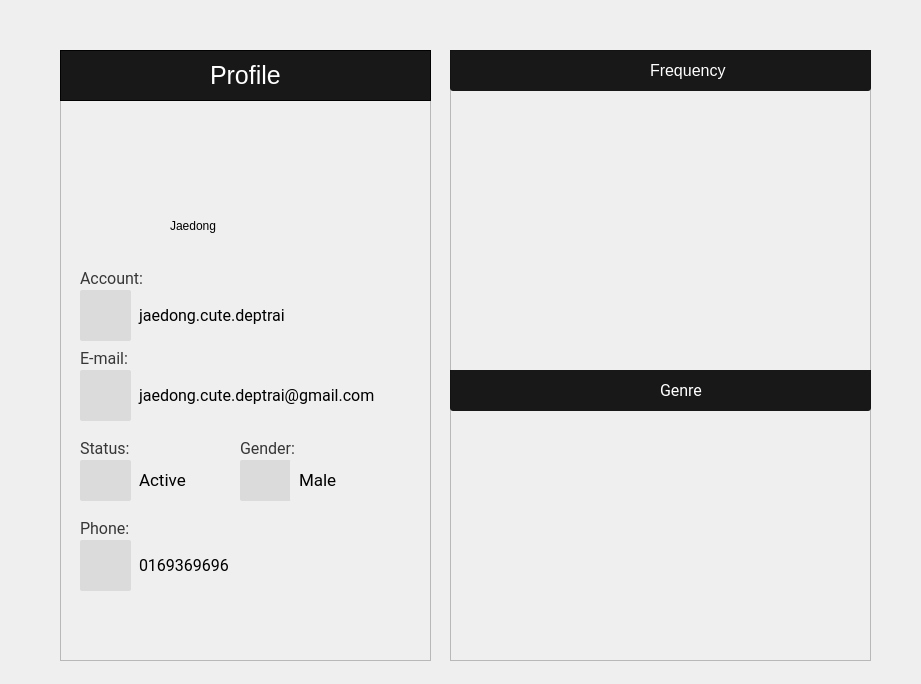
<?xml version="1.0" encoding="UTF-8"?>
<ui version="4.0">
 <class>AccountStatistic</class>
 <widget class="QDialog" name="AccountStatistic">
  <property name="geometry">
   <rect>
    <x>0</x>
    <y>0</y>
    <width>921</width>
    <height>684</height>
   </rect>
  </property>
  <property name="windowTitle">
   <string>Dialog</string>
  </property>
  <property name="styleSheet">
   <string notr="true">
QDialog:
{
background-image: url(:/appscreen/Resources/appscreen/flat2 - Copy.png);
font: 25 8pt &quot;Ubuntu Light&quot;;
}</string>
  </property>
  <widget class="QFrame" name="frame">
   <property name="geometry">
    <rect>
     <x>60</x>
     <y>50</y>
     <width>371</width>
     <height>611</height>
    </rect>
   </property>
   <property name="styleSheet">
    <string notr="true">background-color: rgba(250, 250, 250, 0.5);
border-radius: 3px;
QLabel:

{
font-size:16px;
font-family:Roboto
}</string>
   </property>
   <property name="frameShape">
    <enum>QFrame::StyledPanel</enum>
   </property>
   <property name="frameShadow">
    <enum>QFrame::Raised</enum>
   </property>
   <widget class="QLabel" name="label_3">
    <property name="geometry">
     <rect>
      <x>20</x>
      <y>220</y>
      <width>71</width>
      <height>16</height>
     </rect>
    </property>
    <property name="styleSheet">
     <string notr="true">font-size: 16px;
font-family:Roboto;
background-color: transparent;
color:rgb(55,55,55)</string>
    </property>
    <property name="text">
     <string>Account:</string>
    </property>
   </widget>
   <widget class="QLabel" name="label_5">
    <property name="geometry">
     <rect>
      <x>20</x>
      <y>300</y>
      <width>71</width>
      <height>16</height>
     </rect>
    </property>
    <property name="styleSheet">
     <string notr="true">font-size: 16px;
font-family:Roboto;
background-color: transparent;
color:rgb(55,55,55)</string>
    </property>
    <property name="text">
     <string>E-mail:</string>
    </property>
   </widget>
   <widget class="QLabel" name="label_7">
    <property name="geometry">
     <rect>
      <x>20</x>
      <y>390</y>
      <width>71</width>
      <height>16</height>
     </rect>
    </property>
    <property name="styleSheet">
     <string notr="true">font-size: 16px;
font-family:Roboto;
background-color: transparent;
color:rgb(55,55,55)</string>
    </property>
    <property name="text">
     <string>Status:</string>
    </property>
   </widget>
   <widget class="QLabel" name="account">
    <property name="geometry">
     <rect>
      <x>70</x>
      <y>240</y>
      <width>271</width>
      <height>51</height>
     </rect>
    </property>
    <property name="styleSheet">
     <string notr="true">background-color: rgb(239, 239, 239);
border: 0;
text-indent: 10px;
border-radius: 2px;
font-family:Roboto;
font-size:16px;
padding:5px;
</string>
    </property>
    <property name="text">
     <string>jaedong.cute.deptrai</string>
    </property>
   </widget>
   <widget class="QLabel" name="email">
    <property name="geometry">
     <rect>
      <x>70</x>
      <y>320</y>
      <width>271</width>
      <height>51</height>
     </rect>
    </property>
    <property name="styleSheet">
     <string notr="true">background-color: rgb(239, 239, 239);
border: 0;
text-indent: 10px;
border-radius: 2px;
font-family:Roboto;
font-size:16px;
padding:5px;</string>
    </property>
    <property name="text">
     <string>jaedong.cute.deptrai@gmail.com</string>
    </property>
   </widget>
   <widget class="QLabel" name="status">
    <property name="geometry">
     <rect>
      <x>70</x>
      <y>410</y>
      <width>81</width>
      <height>41</height>
     </rect>
    </property>
    <property name="styleSheet">
     <string notr="true">background-color: rgb(239, 239, 239);
border: 0;
text-indent: 10px;
border-radius: 2px;
padding:5px;
font-size:17px;
font-family:Roboto</string>
    </property>
    <property name="text">
     <string>Active</string>
    </property>
   </widget>
   <widget class="QLabel" name="label_9">
    <property name="geometry">
     <rect>
      <x>180</x>
      <y>390</y>
      <width>71</width>
      <height>16</height>
     </rect>
    </property>
    <property name="styleSheet">
     <string notr="true">font-size: 16px;
font-family:Roboto;
background-color: transparent;
color:rgb(55,55,55)</string>
    </property>
    <property name="text">
     <string>Gender:</string>
    </property>
   </widget>
   <widget class="QFrame" name="frame_2">
    <property name="geometry">
     <rect>
      <x>0</x>
      <y>0</y>
      <width>371</width>
      <height>51</height>
     </rect>
    </property>
    <property name="styleSheet">
     <string notr="true">background-color: rgba(0, 0,0, 0.9);</string>
    </property>
    <property name="frameShape">
     <enum>QFrame::StyledPanel</enum>
    </property>
    <property name="frameShadow">
     <enum>QFrame::Raised</enum>
    </property>
    <widget class="QLabel" name="label">
     <property name="geometry">
      <rect>
       <x>150</x>
       <y>10</y>
       <width>81</width>
       <height>31</height>
      </rect>
     </property>
     <property name="styleSheet">
      <string notr="true">font-size: 25px;
color: white;
background-color: transparent;</string>
     </property>
     <property name="text">
      <string>Profile</string>
     </property>
    </widget>
   </widget>
   <widget class="QFrame" name="frame_3">
    <property name="geometry">
     <rect>
      <x>0</x>
      <y>50</y>
      <width>371</width>
      <height>161</height>
     </rect>
    </property>
    <property name="styleSheet">
     <string notr="true">background: qradialgradient(cx: 0.3, cy: -0.4,
fx: 0.3, fy: -0.4,
radius: 1.35, stop: 0 #494949, stop: 1 #ffffff);
background-color: transparent;</string>
    </property>
    <property name="frameShape">
     <enum>QFrame::StyledPanel</enum>
    </property>
    <property name="frameShadow">
     <enum>QFrame::Raised</enum>
    </property>
    <widget class="QLabel" name="username">
     <property name="geometry">
      <rect>
       <x>110</x>
       <y>110</y>
       <width>151</width>
       <height>31</height>
      </rect>
     </property>
     <property name="styleSheet">
      <string notr="true">
font: 25 20px  &quot;Ubuntu Light&quot;;
text-decoration: bold;
background-color: transparent;
</string>
     </property>
     <property name="text">
      <string>Jaedong</string>
     </property>
    </widget>
    <widget class="QLabel" name="label_2">
     <property name="geometry">
      <rect>
       <x>150</x>
       <y>20</y>
       <width>71</width>
       <height>71</height>
      </rect>
     </property>
     <property name="styleSheet">
      <string notr="true">background-color: transparent;</string>
     </property>
     <property name="text">
      <string/>
     </property>
     <property name="pixmap">
      <pixmap resource="LIBPRO.qrc">:/barIcon/Resources/icon/user (1).png</pixmap>
     </property>
     <property name="scaledContents">
      <bool>true</bool>
     </property>
    </widget>
   </widget>
   <widget class="QPushButton" name="pushButton">
    <property name="geometry">
     <rect>
      <x>20</x>
      <y>240</y>
      <width>51</width>
      <height>51</height>
     </rect>
    </property>
    <property name="styleSheet">
     <string notr="true">background-color: rgb(219, 219, 219);
border-radius: 2px;</string>
    </property>
    <property name="text">
     <string/>
    </property>
    <property name="icon">
     <iconset resource="LIBPRO.qrc">
      <normaloff>:/icon/Resources/icon/19073730_1922262664698614_862710217_n.png</normaloff>:/icon/Resources/icon/19073730_1922262664698614_862710217_n.png</iconset>
    </property>
    <property name="iconSize">
     <size>
      <width>35</width>
      <height>35</height>
     </size>
    </property>
   </widget>
   <widget class="QPushButton" name="pushButton_2">
    <property name="geometry">
     <rect>
      <x>20</x>
      <y>320</y>
      <width>51</width>
      <height>51</height>
     </rect>
    </property>
    <property name="styleSheet">
     <string notr="true">background-color: rgb(219, 219, 219);
border-radius: 2px;</string>
    </property>
    <property name="text">
     <string/>
    </property>
    <property name="icon">
     <iconset resource="LIBPRO.qrc">
      <normaloff>:/icon/Resources/icon/19113043_1922262658031948_1030609975_n.png</normaloff>:/icon/Resources/icon/19113043_1922262658031948_1030609975_n.png</iconset>
    </property>
    <property name="iconSize">
     <size>
      <width>35</width>
      <height>35</height>
     </size>
    </property>
   </widget>
   <widget class="QPushButton" name="pushButton_3">
    <property name="geometry">
     <rect>
      <x>20</x>
      <y>410</y>
      <width>51</width>
      <height>41</height>
     </rect>
    </property>
    <property name="styleSheet">
     <string notr="true">background-color: rgb(219, 219, 219);
border-radius: 2px;</string>
    </property>
    <property name="text">
     <string/>
    </property>
    <property name="icon">
     <iconset resource="LIBPRO.qrc">
      <normaloff>:/icon/Resources/icon/19073774_1922262661365281_2146484065_n.png</normaloff>:/icon/Resources/icon/19073774_1922262661365281_2146484065_n.png</iconset>
    </property>
    <property name="iconSize">
     <size>
      <width>30</width>
      <height>30</height>
     </size>
    </property>
   </widget>
   <widget class="QPushButton" name="pushButton_4">
    <property name="geometry">
     <rect>
      <x>180</x>
      <y>410</y>
      <width>51</width>
      <height>41</height>
     </rect>
    </property>
    <property name="styleSheet">
     <string notr="true">background-color: rgb(219, 219, 219);
border-radius: 2px;</string>
    </property>
    <property name="text">
     <string/>
    </property>
    <property name="icon">
     <iconset resource="LIBPRO.qrc">
      <normaloff>:/icon/Resources/icon/19073874_1922262651365282_1694282943_n.png</normaloff>:/icon/Resources/icon/19073874_1922262651365282_1694282943_n.png</iconset>
    </property>
    <property name="iconSize">
     <size>
      <width>30</width>
      <height>30</height>
     </size>
    </property>
   </widget>
   <widget class="QLabel" name="gender">
    <property name="geometry">
     <rect>
      <x>230</x>
      <y>410</y>
      <width>111</width>
      <height>41</height>
     </rect>
    </property>
    <property name="styleSheet">
     <string notr="true">background-color: rgb(239, 239, 239);
border: 0;
text-indent: 10px;
border-radius: 2px;
padding:5px;
font-size:17px;
font-family:Roboto</string>
    </property>
    <property name="text">
     <string>Male</string>
    </property>
   </widget>
   <widget class="QLabel" name="label_6">
    <property name="geometry">
     <rect>
      <x>20</x>
      <y>470</y>
      <width>71</width>
      <height>16</height>
     </rect>
    </property>
    <property name="styleSheet">
     <string notr="true">font-size: 16px;
font-family:Roboto;
background-color: transparent;
color:rgb(55,55,55)</string>
    </property>
    <property name="text">
     <string>Phone:</string>
    </property>
   </widget>
   <widget class="QLabel" name="phone">
    <property name="geometry">
     <rect>
      <x>70</x>
      <y>490</y>
      <width>271</width>
      <height>51</height>
     </rect>
    </property>
    <property name="styleSheet">
     <string notr="true">background-color: rgb(239, 239, 239);
border: 0;
text-indent: 10px;
border-radius: 2px;
font-family:Roboto;
font-size:16px;
padding:5px;</string>
    </property>
    <property name="text">
     <string>0169369696</string>
    </property>
   </widget>
   <widget class="QPushButton" name="pushButton_6">
    <property name="geometry">
     <rect>
      <x>20</x>
      <y>490</y>
      <width>51</width>
      <height>51</height>
     </rect>
    </property>
    <property name="styleSheet">
     <string notr="true">background-color: rgb(219, 219, 219);
border-radius: 2px;</string>
    </property>
    <property name="text">
     <string/>
    </property>
    <property name="icon">
     <iconset resource="LIBPRO.qrc">
      <normaloff>:/icon/Resources/icon/phone-call.png</normaloff>:/icon/Resources/icon/phone-call.png</iconset>
    </property>
    <property name="iconSize">
     <size>
      <width>30</width>
      <height>30</height>
     </size>
    </property>
   </widget>
  </widget>
  <widget class="QFrame" name="frame_4">
   <property name="geometry">
    <rect>
     <x>450</x>
     <y>50</y>
     <width>421</width>
     <height>611</height>
    </rect>
   </property>
   <property name="styleSheet">
    <string notr="true"/>
   </property>
   <property name="frameShape">
    <enum>QFrame::StyledPanel</enum>
   </property>
   <property name="frameShadow">
    <enum>QFrame::Raised</enum>
   </property>
   <widget class="QCustomPlot" name="customPlot" native="true">
    <property name="geometry">
     <rect>
      <x>0</x>
      <y>0</y>
      <width>421</width>
      <height>301</height>
     </rect>
    </property>
    <property name="styleSheet">
     <string notr="true">background-color:transparent;</string>
    </property>
    <widget class="QLabel" name="label_11">
     <property name="geometry">
      <rect>
       <x>0</x>
       <y>-10</y>
       <width>421</width>
       <height>51</height>
      </rect>
     </property>
     <property name="styleSheet">
      <string notr="true">background-color: rgba(0, 0,0,0.9);
border-bottom-right-radius: 3px;
border-bottom-left-radius: 3px;</string>
     </property>
     <property name="text">
      <string/>
     </property>
    </widget>
    <widget class="QLabel" name="label_12">
     <property name="geometry">
      <rect>
       <x>200</x>
       <y>10</y>
       <width>81</width>
       <height>20</height>
      </rect>
     </property>
     <property name="styleSheet">
      <string notr="true">color: white;
font-size: 16px;
font-familu:Roboto;</string>
     </property>
     <property name="text">
      <string>Frequency</string>
     </property>
    </widget>
    <widget class="QLabel" name="label_15">
     <property name="geometry">
      <rect>
       <x>160</x>
       <y>0</y>
       <width>31</width>
       <height>21</height>
      </rect>
     </property>
     <property name="text">
      <string/>
     </property>
     <property name="pixmap">
      <pixmap>:/icon/Resources/icon/lifeline-hand-drawn-status-line (2).png</pixmap>
     </property>
     <property name="scaledContents">
      <bool>true</bool>
     </property>
    </widget>
    <widget class="QLabel" name="label_8">
     <property name="geometry">
      <rect>
       <x>170</x>
       <y>10</y>
       <width>21</width>
       <height>20</height>
      </rect>
     </property>
     <property name="text">
      <string/>
     </property>
     <property name="pixmap">
      <pixmap resource="LIBPRO.qrc">:/icon/Resources/icon/19113160_1922262654698615_196996906_n.png</pixmap>
     </property>
     <property name="scaledContents">
      <bool>true</bool>
     </property>
    </widget>
   </widget>
   <widget class="QCustomPlot" name="customPlot1" native="true">
    <property name="geometry">
     <rect>
      <x>0</x>
      <y>320</y>
      <width>421</width>
      <height>291</height>
     </rect>
    </property>
    <widget class="QLabel" name="label_13">
     <property name="geometry">
      <rect>
       <x>0</x>
       <y>0</y>
       <width>421</width>
       <height>41</height>
      </rect>
     </property>
     <property name="styleSheet">
      <string notr="true">background-color: rgba(0, 0,0,0.9);
border-bottom-right-radius: 3px;
border-bottom-left-radius: 3px;</string>
     </property>
     <property name="text">
      <string/>
     </property>
    </widget>
    <widget class="QLabel" name="label_14">
     <property name="geometry">
      <rect>
       <x>210</x>
       <y>0</y>
       <width>47</width>
       <height>41</height>
      </rect>
     </property>
     <property name="styleSheet">
      <string notr="true">color: white;
font-size: 16px;
font-family:Roboto;</string>
     </property>
     <property name="text">
      <string>Genre</string>
     </property>
    </widget>
    <widget class="QLabel" name="label_4">
     <property name="geometry">
      <rect>
       <x>180</x>
       <y>10</y>
       <width>21</width>
       <height>20</height>
      </rect>
     </property>
     <property name="text">
      <string/>
     </property>
     <property name="pixmap">
      <pixmap resource="LIBPRO.qrc">:/icon/Resources/icon/19113252_1922262668031947_720430524_n.png</pixmap>
     </property>
     <property name="scaledContents">
      <bool>true</bool>
     </property>
    </widget>
   </widget>
  </widget>
 </widget>
 <customwidgets>
  <customwidget>
   <class>QCustomPlot</class>
   <extends>QWidget</extends>
   <header>qcustomplot.h</header>
   <container>1</container>
  </customwidget>
 </customwidgets>
 <resources>
  <include location="LIBPRO.qrc"/>
 </resources>
 <connections/>
</ui>
